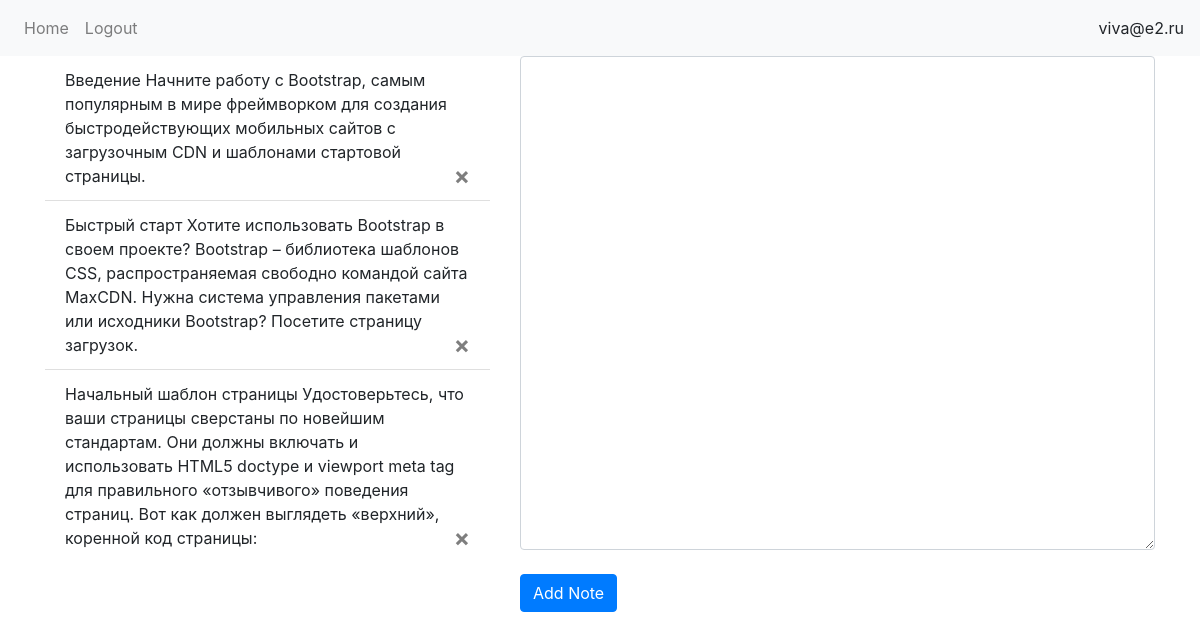
The app's page / (signed in) with its own data.
### website/models.py (models this page shows, shortened)
class User(db.Model, UserMixin):
    id = db.Column(db.Integer, primary_key=True)
    email = db.Column(db.String(150), unique=True)
    password = db.Column(db.String(150))
    first_name = db.Column(db.String(150))
    notes = db.relationship('Note')

class Note(db.Model):
    id = db.Column(db.Integer, primary_key=True)
    data = db.Column(db.String(10000))
    date = db.Column(db.Date, default=func.now())
    user_id = db.Column(db.Integer, db.ForeignKey('user.id'))

### website/views.py (the view, shortened to what this page needs)
@views.route('/', methods=['GET', 'POST'])
@login_required
def home():
    return render_template('home.html', user=current_user)

### website/__init__.py (called while the page is built)
def create_app():
    app.config['SECRET_KEY'] = 'krfjrkofjjtf'
    app.config['SQLALCHEMY_DATABASE_URI'] = f'sqlite:///{DB_NAME}'
    db.init_app(app)
    from .views import views
    from .auth import auth
    app.register_blueprint(views, url_prefix='/')
    app.register_blueprint(auth, url_prefix='/')
    from .models import User, Note, NoteView, UserView
    create_database(app)
    login_manager = LoginManager()
    login_manager.login_view = 'auth.login'
    login_manager.init_app(app)
    admin.add_view(UserView(User, db.session))
    admin.add_view(NoteView(Note, db.session))
    @login_manager.user_loader
    def load_user(id):
        return User.query.get(int(id))
    return app

### website/templates/home.html (shortened to what this page needs)
{%extends 'base.html'%}
{%block content%}
<div style="width: 100%; margin-left:0!important; margin-right:0!important;">
  <div class="row" >
    <div class="col-5">
<ul class="list-group list-group-flush" id="notes">
  {% for note in user.notes %}
  <li class="list-group-item">
     {{ note.data }}
    <button type="button" class="close" onClick="deleteNote({{ note.id }})">
      <span aria-hidden="true">&times;</span>
    </button>
  </li>
  {% endfor %}
    </div>
    <div class="col-7" style="margin-left:0px; margin-right:0px;">
      <form method="POST">
  <textarea name="note" id="note" class="form-control" rows="20" ></textarea>
  <br />
  <div>
    <button type="submit" class="btn btn-primary">Add Note</button>
  </div>
</form>
    </div>
  </div>
</div>
{% endblock %}

### website/templates/base.html (shortened to what this page needs)
<!DOCTYPE html>
<html lang="en">
<head>
    <link
            rel="stylesheet"
            href="https://cdn.jsdelivr.net/npm/bootstrap@4.6.0/dist/css/bootstrap.min.css"
    />
    <link
      rel="stylesheet"
      href="https://stackpath.bootstrapcdn.com/font-awesome/4.7.0/css/font-awesome.min.css"
    />
</head>
<body >
    <nav class="navbar navbar-expand-lg navbar-light bg-light">
        <div class="collapse navbar-collapse" id="navbar"><div class="navbar-nav">
                {% if user.is_authenticated %}
                <a class="nav-item nav-link" id="home" href="/">Home</a>
                <a class="nav-item nav-link" id="logout" href="/logout">Logout</a>
                {% else %}
                <a class="nav-item nav-link" id="login" href="/login">Login</a>
                <a class="nav-item nav-link" id="signUp" href="/sign_up">Sign Up</a>
                {% endif %}
        </div>
        </div>
        <div align="right">{{user.email}}</div>
    </nav>
    <div    class="container" >
    {%block content%}
    {% endblock %}
    </div>
</body>
</html>

### records on screen
User: email "viva@e2.ru"
Note: data "Введение Начните работу с Bootstrap, самым популярным в мире фреймворком для создания быстродействующих мобильных сайтов с загрузочным CDN и шаблонами стартовой страницы."
Note: data "Быстрый старт Хотите использовать Bootstrap в своем проекте? Bootstrap – библиотека шаблонов CSS, распространяемая свободно командой сайта MaxCDN. Нужна система управления пакетами или исходники Bootstrap? Посетите страницу загрузок."
Note: data "Начальный шаблон страницы Удостоверьтесь, что ваши страницы сверстаны по новейшим стандартам. Они должны включать и использовать HTML5 doctype и viewport meta tag для правильного «отзывчивого» поведения страниц. Вот как должен выглядеть «верхний», коренной код страницы:"
